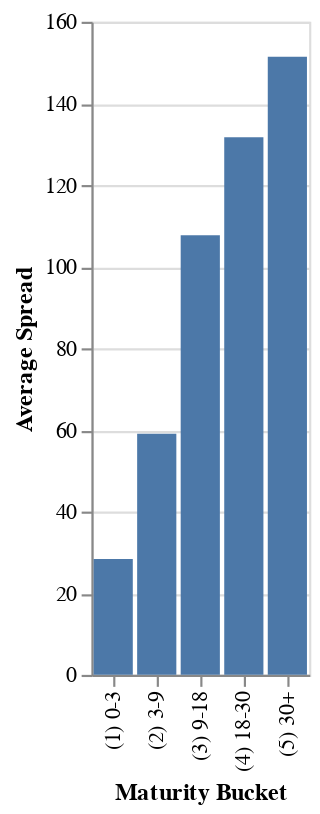

This figure's notebook cell:
### Code cell
# Average OAS spread for Nvidia bonds per maturity bucket
query = """
let(
    #bins = bins(maturity_years,
                 [3,9,18,30],
                 ['(1) 0-3','(2) 3-9','(3) 9-18','(4) 18-30','(5) 30+']);
    #average_spread = avg(group(spread(st=oas),#bins));
)
get(#average_spread)
for(filter(bonds('NVDA US Equity', issuedby = 'ENTITY'),
           maturity_years != NA))
"""

with BQuery() as bq:
    df_lst = bq.bql(query)
df_lst[0]

### Figure 1 — Vega-Lite specification as saved in the notebook (floating-point values rounded to 4 significant figures)
{"config": {"view": {"continuousWidth": 300, "continuousHeight": 300}}, "data": {"name": "data-f80a98a59226966d640b690a107e4355"}, "mark": {"type": "bar"}, "encoding": {"x": {"field": "ID", "title": "Maturity Bucket", "type": "nominal"}, "y": {"field": "#average_spread", "title": "Average Spread", "type": "quantitative"}}, "$schema": "https://vega.github.io/schema/vega-lite/v5.20.1.json", "datasets": {"data-f80a98a59226966d640b690a107e4355": [{"ID": "(1) 0-3", "#average_spread": 28.39, "DATE": "2024-12-11T00:00:00", "ORIG_IDS": "QZ552396 Corp", "#BINS": "(1) 0-3"}, {"ID": "(2) 3-9", "#average_spread": 59.1, "DATE": "2024-12-11T00:00:00", "ORIG_IDS": null, "#BINS": "(2) 3-9"}, {"ID": "(3) 9-18", "#average_spread": 107.7, "DATE": "2024-12-11T00:00:00", "ORIG_IDS": "BH393780 Corp", "#BINS": "(3) 9-18"}, {"ID": "(4) 18-30", "#average_spread": 131.7, "DATE": "2024-12-11T00:00:00", "ORIG_IDS": "BH393781 Corp", "#BINS": "(4) 18-30"}, {"ID": "(5) 30+", "#average_spread": 151.4, "DATE": "2024-12-11T00:00:00", "ORIG_IDS": "BH393782 Corp", "#BINS": "(5) 30+"}]}}
